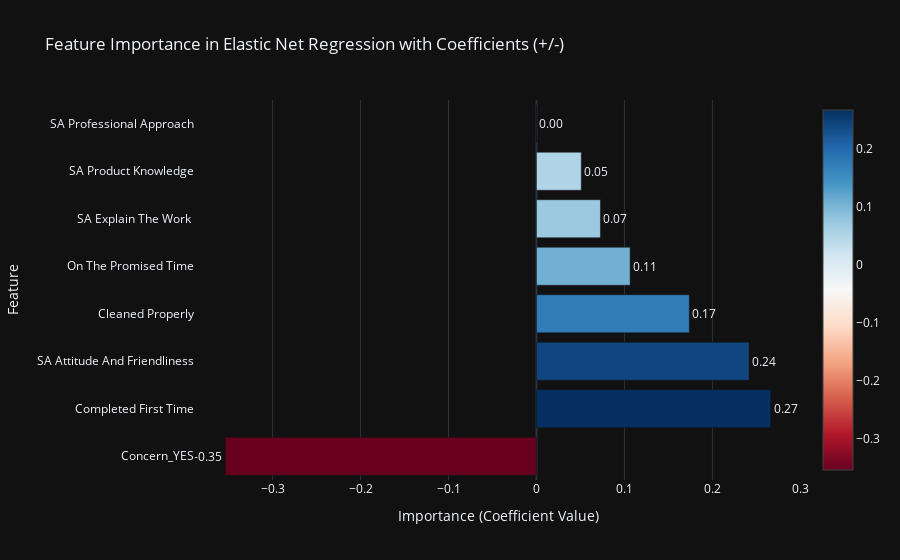

Notebook code cell kept with this figure:
### Code cell
import plotly.graph_objects as go

# Step 7: Calculate Feature Importance based on coefficients (with signs)
feature_importance = best_model.coef_

# Step 8: Create a DataFrame to hold feature names and their corresponding importance
# Replace the feature names with the actual names from your dataset
feature_names = X.columns
importance_df = pd.DataFrame({
    'Feature': feature_names,
    'Importance': feature_importance
})

# Sort the features by importance (by absolute value)
importance_df['Absolute Importance'] = importance_df['Importance'].abs()
importance_df = importance_df.sort_values(by='Absolute Importance', ascending=False)

# Step 9: Plot Feature Importance (with signs) using Plotly
fig = go.Figure()

# Add bars for the feature importance
fig.add_trace(go.Bar(
    y=importance_df['Feature'],
    x=importance_df['Importance'],
    orientation='h',  # Horizontal bar plot
    text=importance_df['Importance'].apply(lambda x: f'{x:.2f}'),
    textposition='outside',
    marker=dict(color=importance_df['Importance'], colorscale='RdBu', showscale=True)
))

# Customize layout
fig.update_layout(
    title='Feature Importance in Elastic Net Regression with Coefficients (+/-)',
    xaxis_title='Importance (Coefficient Value)',
    yaxis_title='Feature',
    template='plotly_dark',
    showlegend=False
)

# Show the plot
fig.show()

### Figure 1 — Plotly figure (JSON) as saved in the notebook; plotly's stock layout.template omitted (floating-point values rounded to 4 significant figures)
{"data": [{"marker": {"color": [-0.3537, 0.2663, 0.2417, 0.1738, 0.1064, 0.07273, 0.05096, 0], "colorscale": [[0, "rgb(103,0,31)"], [0.1, "rgb(178,24,43)"], [0.2, "rgb(214,96,77)"], [0.3, "rgb(244,165,130)"], [0.4, "rgb(253,219,199)"], [0.5, "rgb(247,247,247)"], [0.6, "rgb(209,229,240)"], [0.7, "rgb(146,197,222)"], [0.8, "rgb(67,147,195)"], [0.9, "rgb(33,102,172)"], [1, "rgb(5,48,97)"]], "showscale": true}, "orientation": "h", "text": ["-0.35", "0.27", "0.24", "0.17", "0.11", "0.07", "0.05", "0.00"], "textposition": "outside", "type": "bar", "x": [-0.3537, 0.2663, 0.2417, 0.1738, 0.1064, 0.07273, 0.05096, 0], "y": ["Concern_YES", "Completed First Time", "SA Attitude And Friendliness", "Cleaned Properly", "On The Promised Time", "SA Explain The Work ", "SA Product Knowledge", "SA Professional Approach"]}], "layout": {"showlegend": false, "title": {"text": "Feature Importance in Elastic Net Regression with Coefficients (+/-)"}, "xaxis": {"title": {"text": "Importance (Coefficient Value)"}}, "yaxis": {"title": {"text": "Feature"}}}}
